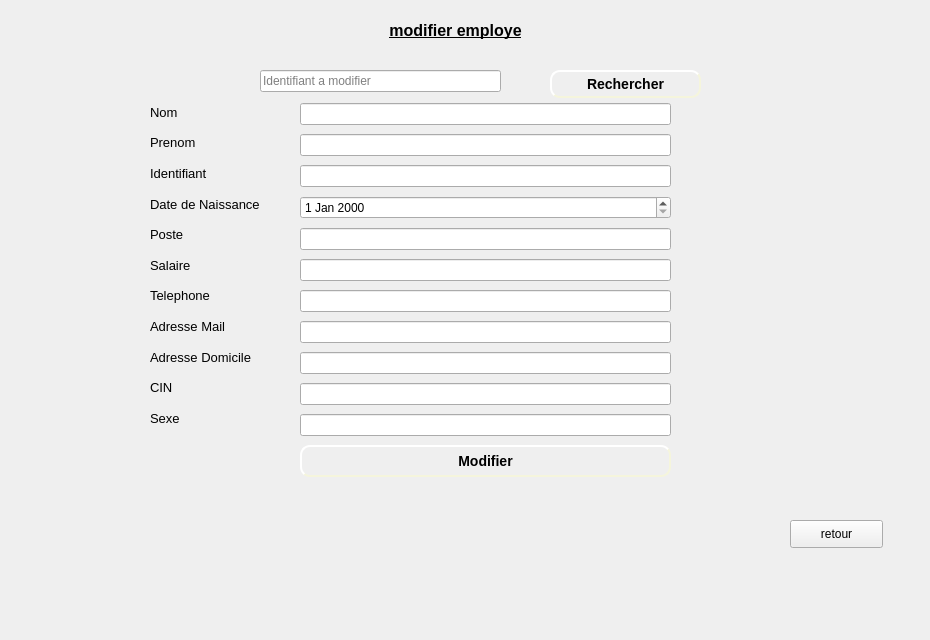
      <widget class="QWidget" name="tab_21">
       <attribute name="title">
        <string>Modifier</string>
       </attribute>
       <widget class="QLabel" name="label_158">
        <property name="geometry">
         <rect>
          <x>-10</x>
          <y>-10</y>
          <width>921</width>
          <height>631</height>
         </rect>
        </property>
        <property name="text">
         <string/>
        </property>
        <property name="pixmap">
         <pixmap>../../Desktop/images qt/fond.jpg</pixmap>
        </property>
        <property name="scaledContents">
         <bool>true</bool>
        </property>
       </widget>
       <widget class="QLabel" name="label_159">
        <property name="geometry">
         <rect>
          <x>0</x>
          <y>10</y>
          <width>911</width>
          <height>41</height>
         </rect>
        </property>
        <property name="text">
         <string>&lt;html&gt;&lt;head/&gt;&lt;body&gt;&lt;p align=&quot;center&quot;&gt;&lt;span style=&quot; font-size:12pt; font-weight:600; text-decoration: underline;&quot;&gt;modifier employe&lt;/span&gt;&lt;/p&gt;&lt;/body&gt;&lt;/html&gt;</string>
        </property>
       </widget>
       <widget class="QPushButton" name="retour_20">
        <property name="geometry">
         <rect>
          <x>790</x>
          <y>520</y>
          <width>93</width>
          <height>28</height>
         </rect>
        </property>
        <property name="text">
         <string>retour</string>
        </property>
       </widget>
       <widget class="QLineEdit" name="lineEdit_idModifierE">
        <property name="geometry">
         <rect>
          <x>260</x>
          <y>70</y>
          <width>241</width>
          <height>22</height>
         </rect>
        </property>
        <property name="placeholderText">
         <string>Identifiant a modifier</string>
        </property>
       </widget>
       <widget class="QWidget" name="verticalLayoutWidget_9">
        <property name="geometry">
         <rect>
          <x>150</x>
          <y>100</y>
          <width>160</width>
          <height>331</height>
         </rect>
        </property>
        <layout class="QVBoxLayout" name="verticalLayout_29">
         <item>
          <widget class="QLabel" name="label_153">
           <property name="text">
            <string>&lt;html&gt;&lt;head/&gt;&lt;body&gt;&lt;p&gt;&lt;span style=&quot; font-size:10pt;&quot;&gt;Nom&lt;/span&gt;&lt;/p&gt;&lt;/body&gt;&lt;/html&gt;</string>
           </property>
          </widget>
         </item>
         <item>
          <widget class="QLabel" name="label_154">
           <property name="text">
            <string>&lt;html&gt;&lt;head/&gt;&lt;body&gt;&lt;p&gt;&lt;span style=&quot; font-size:10pt;&quot;&gt;Prenom&lt;/span&gt;&lt;/p&gt;&lt;/body&gt;&lt;/html&gt;</string>
           </property>
          </widget>
         </item>
         <item>
          <widget class="QLabel" name="label_155">
           <property name="text">
            <string>&lt;html&gt;&lt;head/&gt;&lt;body&gt;&lt;p&gt;&lt;span style=&quot; font-size:10pt;&quot;&gt;Identifiant&lt;/span&gt;&lt;/p&gt;&lt;/body&gt;&lt;/html&gt;</string>
           </property>
          </widget>
         </item>
         <item>
          <widget class="QLabel" name="label_156">
           <property name="text">
            <string>&lt;html&gt;&lt;head/&gt;&lt;body&gt;&lt;p&gt;&lt;span style=&quot; font-size:10pt;&quot;&gt;Date de Naissance&lt;/span&gt;&lt;/p&gt;&lt;/body&gt;&lt;/html&gt;</string>
           </property>
          </widget>
         </item>
         <item>
          <widget class="QLabel" name="label_157">
           <property name="text">
            <string>&lt;html&gt;&lt;head/&gt;&lt;body&gt;&lt;p&gt;&lt;span style=&quot; font-size:10pt;&quot;&gt;Poste&lt;/span&gt;&lt;/p&gt;&lt;/body&gt;&lt;/html&gt;</string>
           </property>
          </widget>
         </item>
         <item>
          <widget class="QLabel" name="label_160">
           <property name="text">
            <string>&lt;html&gt;&lt;head/&gt;&lt;body&gt;&lt;p&gt;&lt;span style=&quot; font-size:10pt;&quot;&gt;Salaire&lt;/span&gt;&lt;/p&gt;&lt;/body&gt;&lt;/html&gt;</string>
           </property>
          </widget>
         </item>
         <item>
          <widget class="QLabel" name="label_161">
           <property name="text">
            <string>&lt;html&gt;&lt;head/&gt;&lt;body&gt;&lt;p&gt;&lt;span style=&quot; font-size:10pt;&quot;&gt;Telephone&lt;/span&gt;&lt;/p&gt;&lt;/body&gt;&lt;/html&gt;</string>
           </property>
          </widget>
         </item>
         <item>
          <widget class="QLabel" name="label_162">
           <property name="text">
            <string>&lt;html&gt;&lt;head/&gt;&lt;body&gt;&lt;p&gt;&lt;span style=&quot; font-size:10pt;&quot;&gt;Adresse Mail&lt;/span&gt;&lt;/p&gt;&lt;/body&gt;&lt;/html&gt;</string>
           </property>
          </widget>
         </item>
         <item>
          <widget class="QLabel" name="label_163">
           <property name="text">
            <string>&lt;html&gt;&lt;head/&gt;&lt;body&gt;&lt;p&gt;&lt;span style=&quot; font-size:10pt;&quot;&gt;Adresse Domicile&lt;/span&gt;&lt;/p&gt;&lt;/body&gt;&lt;/html&gt;</string>
           </property>
          </widget>
         </item>
         <item>
          <widget class="QLabel" name="label_164">
           <property name="text">
            <string>&lt;html&gt;&lt;head/&gt;&lt;body&gt;&lt;p&gt;&lt;span style=&quot; font-size:10pt;&quot;&gt;CIN&lt;/span&gt;&lt;/p&gt;&lt;/body&gt;&lt;/html&gt;</string>
           </property>
          </widget>
         </item>
         <item>
          <widget class="QLabel" name="label_165">
           <property name="text">
            <string>&lt;html&gt;&lt;head/&gt;&lt;body&gt;&lt;p&gt;&lt;span style=&quot; font-size:10pt;&quot;&gt;Sexe&lt;/span&gt;&lt;/p&gt;&lt;/body&gt;&lt;/html&gt;</string>
           </property>
          </widget>
         </item>
        </layout>
       </widget>
       <widget class="QWidget" name="verticalLayoutWidget_4">
        <property name="geometry">
         <rect>
          <x>300</x>
          <y>100</y>
          <width>371</width>
          <height>391</height>
         </rect>
        </property>
        <layout class="QVBoxLayout" name="verticalLayout_27">
         <item>
          <widget class="QLineEdit" name="lineEdit_nom_2">
           <property name="placeholderText">
            <string/>
           </property>
          </widget>
         </item>
         <item>
          <widget class="QLineEdit" name="lineEdit_prenom_2">
           <property name="placeholderText">
            <string/>
           </property>
          </widget>
         </item>
         <item>
          <widget class="QLineEdit" name="lineEdit_identifiant_2">
           <property name="placeholderText">
            <string/>
           </property>
          </widget>
         </item>
         <item>
          <widget class="QDateEdit" name="dateEdit_naissance_2"/>
         </item>
         <item>
          <widget class="QLineEdit" name="lineEdit_poste_2">
           <property name="placeholderText">
            <string/>
           </property>
          </widget>
         </item>
         <item>
          <widget class="QLineEdit" name="lineEdit_salaire_2">
           <property name="placeholderText">
            <string/>
           </property>
          </widget>
         </item>
         <item>
          <widget class="QLineEdit" name="lineEdit_telephone_2">
           <property name="placeholderText">
            <string/>
           </property>
          </widget>
         </item>
         <item>
          <widget class="QLineEdit" name="lineEdit_mail_2">
           <property name="placeholderText">
            <string/>
           </property>
          </widget>
         </item>
         <item>
          <widget class="QLineEdit" name="lineEdit_domicile_2">
           <property name="placeholderText">
            <string/>
           </property>
          </widget>
         </item>
         <item>
          <widget class="QLineEdit" name="lineEdit_cin_2">
           <property name="placeholderText">
            <string/>
           </property>
          </widget>
         </item>
         <item>
          <widget class="QLineEdit" name="lineEdit_sexe_2">
           <property name="placeholderText">
            <string/>
           </property>
          </widget>
         </item>
         <item>
          <widget class="QPushButton" name="pushButton_modifierEmploye_4">
           <property name="styleSheet">
            <string notr="true">#pushButton_modifierEmploye_4
{
	
	border-color: beige;
border-style: outset;
  border-width: 2px;
  border-radius: 10px;
  font: bold 14px;
  min-width: 6em;
  padding: 6px;

}
#pushButton_modifierEmploye_4:hover
{
	border-color: blue;
}</string>
           </property>
           <property name="text">
            <string>Modifier</string>
           </property>
          </widget>
         </item>
        </layout>
       </widget>
       <widget class="QPushButton" name="pushButton_rechercherME">
        <property name="geometry">
         <rect>
          <x>550</x>
          <y>70</y>
          <width>151</width>
          <height>28</height>
         </rect>
        </property>
        <property name="styleSheet">
         <string notr="true">#pushButton_rechercherME
{

	border-color: beige;
border-style: outset;
  border-width: 2px;
  border-radius: 10px;
  font: bold 14px;
  min-width: 6em;
  padding: 6px;

}
#pushButton_rechercherME:hover
{
	border-color: blue;
}</string>
        </property>
        <property name="text">
         <string>Rechercher</string>
        </property>
       </widget>
      </widget>
